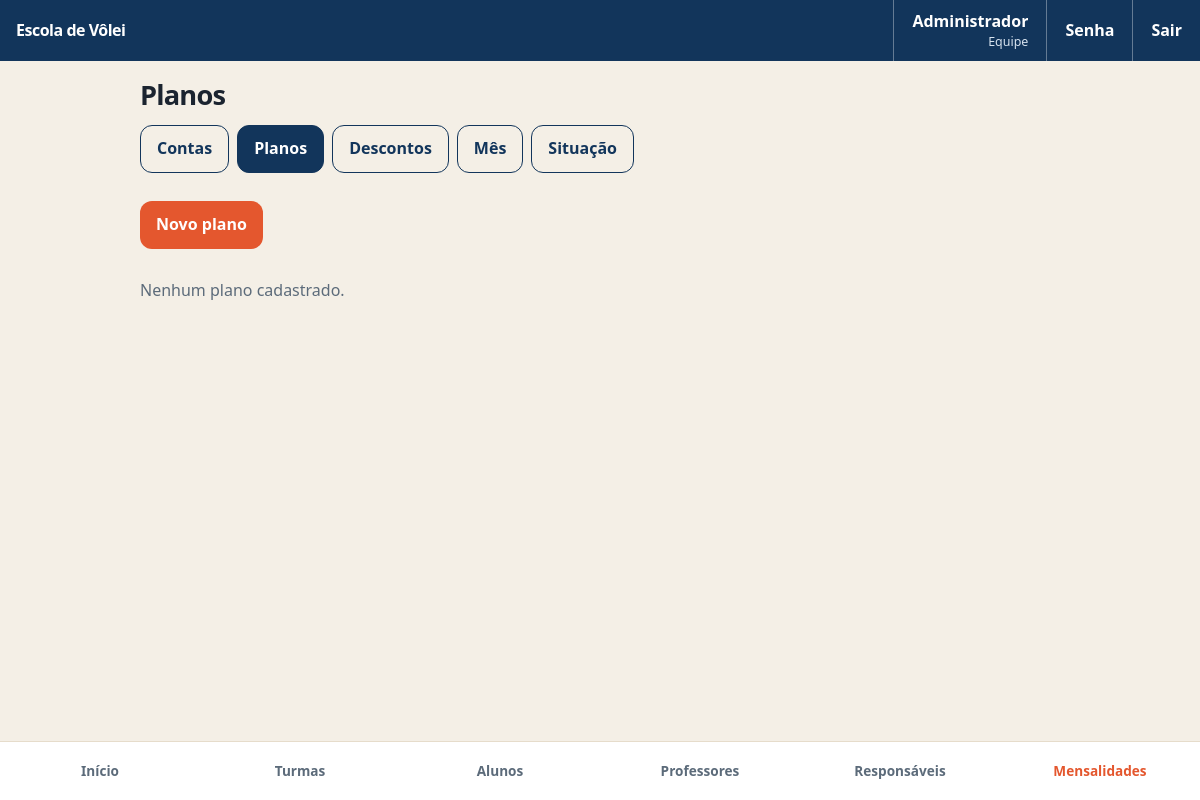
/mensalidades/planos (signed in), run on an earlier commit of the app's database.
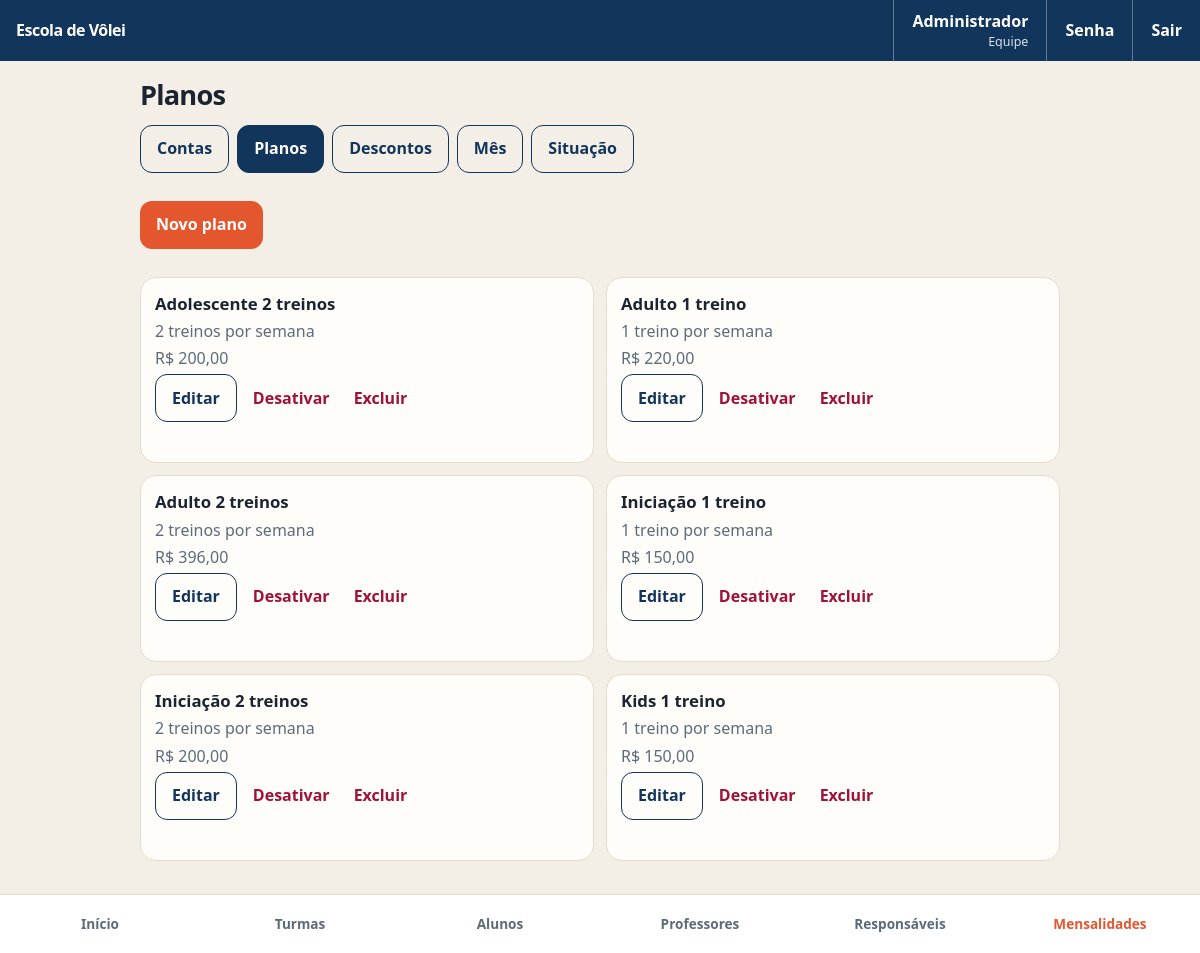
And on a later commit of the database.
### tables this page shows
CREATE TABLE usuarios (
  id INT UNSIGNED AUTO_INCREMENT PRIMARY KEY,
  nome VARCHAR(120) NOT NULL,
  email VARCHAR(180) NOT NULL,
  senha_hash VARCHAR(255) NOT NULL,
  papel ENUM('equipe', 'responsavel', 'professor', 'aluno') NOT NULL,
  ativo TINYINT(1) NOT NULL DEFAULT 1,
  criado_em TIMESTAMP NOT NULL DEFAULT CURRENT_TIMESTAMP,
  atualizado_em TIMESTAMP NOT NULL DEFAULT CURRENT_TIMESTAMP ON UPDATE CURRENT_TIMESTAMP,
  UNIQUE KEY uq_usuarios_email (email)
);

CREATE TABLE planos (
  id INT UNSIGNED AUTO_INCREMENT PRIMARY KEY,
  nome VARCHAR(80) NOT NULL,
  treinos_semana TINYINT UNSIGNED NOT NULL,
  valor_centavos INT UNSIGNED NOT NULL,
  desconto_inicial DECIMAL(5,2) NULL,
  desconto_meses TINYINT UNSIGNED NULL,
  ativo TINYINT(1) NOT NULL DEFAULT 1,
  criado_em TIMESTAMP NOT NULL DEFAULT CURRENT_TIMESTAMP,
  atualizado_em TIMESTAMP NOT NULL DEFAULT CURRENT_TIMESTAMP ON UPDATE CURRENT_TIMESTAMP,
  CONSTRAINT ck_planos_treinos CHECK (treinos_semana BETWEEN 1 AND 7),
  CONSTRAINT ck_planos_valor CHECK (valor_centavos >= 0),
  CONSTRAINT ck_planos_desconto CHECK (
    (desconto_inicial IS NULL AND desconto_meses IS NULL)
    OR (desconto_inicial > 0 AND desconto_inicial <= 100 AND desconto_meses BETWEEN 1 AND 36)
  )
);

### src/helpers.php (called while the page is built, shortened)
<?php
function db(): PDO
{
    static $pdo = null;
    if ($pdo instanceof PDO) {
        return $pdo;
    }
    $c = require dirname(__DIR__) . '/config/database.php';
    $dsn = sprintf(
        'mysql:host=%s;port=%d;dbname=%s;charset=%s',
        $c['host'],
        $c['port'],
        $c['name'],
        $c['charset']
    );
    try {
        $pdo = new PDO($dsn, $c['user'], $c['pass'], [
            PDO::ATTR_ERRMODE => PDO::ERRMODE_EXCEPTION,
            PDO::ATTR_DEFAULT_FETCH_MODE => PDO::FETCH_ASSOC,
            PDO::ATTR_EMULATE_PREPARES => false,
        ]);
        $pdo->exec("SET time_zone = '-03:00'");
    } catch (PDOException $e) {
        error_log($e->getMessage());
        http_response_code(500);
        exit('Não foi possível conectar ao banco volei. Importe database/schema.sql no MariaDB.');
    }
    return $pdo;
}
function q(string $sql, array $params = []): array
{
    $st = db()->prepare($sql);
    $st->execute($params);
    return $st->fetchAll();
}
function q1(string $sql, array $params = []): ?array
{
    $st = db()->prepare($sql);
    $st->execute($params);
    $row = $st->fetch();
    return $row === false ? null : $row;
}
function base_path(): string
{
    $base = str_replace('\\', '/', dirname($_SERVER['SCRIPT_NAME'] ?? ''));
    $base = rtrim($base, '/');
    if ($base === '/' || $base === '.' || $base === '') {
        return '';
    }
    return $base;
}
function url(string $path = '/'): string
{
    $path = '/' . ltrim($path, '/');
    $full = base_path() . ($path === '/' ? '/' : $path);
    $partes = explode('/', $full);
    $partes = array_map(static fn (string $parte): string => rawurlencode($parte), $partes);
    $montada = implode('/', $partes);
    return $montada === '' ? '/' : $montada;
}
function request_path(): string
{
    $uri = parse_url($_SERVER['REQUEST_URI'] ?? '/', PHP_URL_PATH);
    $uri = rawurldecode(is_string($uri) ? $uri : '/');
    $base = base_path();
    $uri = '/' . trim($uri, '/');
    return $uri;
}
function e(?string $valor): string
{
    return htmlspecialchars((string) $valor, ENT_QUOTES, 'UTF-8');
}
function pull_flash(): ?array
{
    if (empty($_SESSION['flash']) || !is_array($_SESSION['flash'])) {
        return null;
    }
    $flash = $_SESSION['flash'];
    return $flash;
}
function render(string $view, array $data = [], bool $publico = false): void
{
    $data['publico'] = $publico;
    $data['usuario'] ??= Auth::usuario();
    $data['flash'] ??= pull_flash();
    $data['titulo'] ??= 'Escola de Vôlei';
    extract($data, EXTR_SKIP);
    require dirname(__DIR__) . '/views/' . $view . '.php';
    $conteudo = ob_get_clean();
    require dirname(__DIR__) . '/views/layout.php';
}
function parte(string $nome, array $data = []): void
{
    extract($data, EXTR_SKIP);
    require dirname(__DIR__) . '/views/partes/' . $nome . '.php';
}
function require_login(): array
{
    $usuario = Auth::usuario();
    return $usuario;
}
function require_papel(string ...$papeis): array
{
    $usuario = require_login();
    return $usuario;
}
function nav_ativo(string $href): bool
{
    $atual = request_path();
    if ($href === '/') {
        return $atual === '/';
    }
    return $atual === $href || str_starts_with($atual, $href . '/');
}
function papel_label(string $papel): string
{
    return match ($papel) {
        'equipe' => 'Equipe',
        'responsavel' => 'Responsável',
        'professor' => 'Professor',
        'aluno' => 'Aluno',
        default => $papel,
    };
}
function formatar_centavos(int $centavos): string
{
    $negativo = $centavos < 0;
    $centavos = abs($centavos);
    $reais = number_format(intdiv($centavos, 100), 0, '', '.');
    return ($negativo ? '-' : '') . 'R$ ' . $reais . ',' . sprintf('%02d', $centavos % 100);
}

### src/controllers/mensalidades.php (called while the page is built, shortened)
<?php
function planos_listar(): void
{
    require_papel('equipe');
    render('mensalidades/planos', [
        'titulo' => 'Planos',
        'planos' => planos_todos(),
        'avisos' => avisos_desconto_inicial(),
    ]);
}

### index.php (called while the page is built, shortened)
<?php
require __DIR__ . '/src/bootstrap.php';
require __DIR__ . '/src/routes.php';
despachar();

### src/Auth.php (called while the page is built, shortened)
<?php
final class Auth
{
    private static bool $resolvido = false;
    private static ?array $usuario = null;
    public static function usuario(): ?array
    {
        if (self::$resolvido) {
            return self::$usuario;
        }
        self::$resolvido = true;
        $id = $_SESSION['usuario_id'] ?? null;
        $usuario = q1(
            'SELECT id, nome, email, papel, ativo FROM usuarios WHERE id = ?',
            [(int) $id]
        );
        self::$usuario = $usuario;
        return $usuario;
    }
}

### src/regras.php (called while the page is built, shortened)
<?php
function planos_todos(): array
{
    return q(
        'SELECT id, nome, treinos_semana, valor_centavos, desconto_inicial, desconto_meses, ativo
         FROM planos
         ORDER BY ativo DESC, nome'
    );
}

### views/mensalidades/planos.php (the view, shortened to what this page needs)
<h1>Planos</h1>
<?php parte('menu_mensalidades'); ?>
<div class="linha-acoes">
    <a class="btn btn-linha" href="<?= e(url('/mensalidades/planos/novo')) ?>">Novo plano</a>
</div>
<?php if ($planos === []): ?>
    <p class="vazio">Nenhum plano cadastrado.</p>
<?php else: ?>
    <div class="lista">
        <?php foreach ($planos as $plano): ?>
            <article class="cartao">
                <strong><?= e($plano['nome']) ?></strong>
                <span><?= (int) $plano['treinos_semana'] ?> <?= (int) $plano['treinos_semana'] === 1 ? 'treino por semana' : 'treinos por semana' ?></span>
                <span><?= e(formatar_centavos((int) $plano['valor_centavos'])) ?></span>
                <div class="linha-acoes">
                    <a class="btn btn-secundario btn-linha" href="<?= e(url('/mensalidades/planos/' . $plano['id'] . '/editar')) ?>">Editar</a>
                    <form method="post" action="<?= e(url('/mensalidades/planos/' . $plano['id'] . '/ativo')) ?>">
                        <button class="btn-perigo" type="submit"><?= (int) $plano['ativo'] ? 'Desativar' : 'Reativar' ?></button>
                    </form>
                    <form method="post" action="<?= e(url('/mensalidades/planos/' . $plano['id'] . '/excluir')) ?>" onsubmit="return confirm('Excluir este plano?');">
                        <button class="btn-perigo" type="submit">Excluir</button>
                    </form>
                </div>
            </article>
        <?php endforeach; ?>
    </div>
<?php endif; ?>

### views/partes/menu_mensalidades.php
<?php
$atualMenu = request_path();
$itensMenu = [
    ['/mensalidades', 'Contas'],
    ['/mensalidades/planos', 'Planos'],
    ['/mensalidades/descontos', 'Descontos'],
    ['/mensalidades/mes', 'Mês'],
    ['/mensalidades/situacao', 'Situação'],
];
?>
<div class="linha-acoes">
    <?php foreach ($itensMenu as [$href, $rotulo]): ?>
        <?php $marcado = $href === '/mensalidades' ? $atualMenu === '/mensalidades' : str_starts_with($atualMenu, $href); ?>
        <a class="btn btn-secundario btn-linha" href="<?= e(url($href)) ?>"<?= $marcado ? ' aria-current="page"' : '' ?>><?= e($rotulo) ?></a>
    <?php endforeach; ?>
</div>

### src/routes.php (shortened to what this page needs)
<?php
require __DIR__ . '/controllers/auth.php';
require __DIR__ . '/controllers/mensalidades.php';
function despachar(): void
{
    $metodo = $_SERVER['REQUEST_METHOD'] ?? 'GET';
    $caminho = request_path();
    foreach ($rotas as [$metodoRota, $padrao, $acao]) {
        if ($metodoRota === $metodo && preg_match($padrao, $caminho, $params)) {
            array_shift($params);
            $acao(...$params);
            return;
        }
    }
}

### views/layout.php (shortened to what this page needs)
<!DOCTYPE html>
<html lang="pt-BR">
<head>
    <link rel="stylesheet" href="<?= e(url('/assets/css/app.css')) ?>?v=<?= (int) @filemtime(__DIR__ . '/../assets/css/app.css') ?>">
</head>
<body class="<?= !empty($publico) ? 'publico' : 'app' ?>">
<?php if (!empty($publico)): ?>
    <main class="miolo miolo-publico">
        <?= $conteudo ?>
    </main>
<?php else: ?>
    <header class="topo">
        <a class="marca-topo" href="<?= e(url('/')) ?>">Escola de Vôlei</a>
        <?php if (!empty($usuario)): ?>
            <div class="topo-acoes">
                <p class="quem">
                    <strong><?= e($usuario['nome']) ?></strong>
                    <span><?= e(papel_label($usuario['papel'])) ?></span>
                </p>
                <?php if ($usuario['papel'] === 'equipe'): ?>
                    <a class="link-topo" href="<?= e(url('/senha')) ?>">Senha</a>
                <?php endif; ?>
                <form class="topo-sair" method="post" action="<?= e(url('/sair')) ?>">
                    <button class="link-topo botao-link" type="submit">Sair</button>
                </form>
            </div>
        <?php endif; ?>
    </header>
    <main class="miolo">
        <?= $conteudo ?>
    </main>
    <?php if (!empty($usuario)): ?>
        <nav class="nav" aria-label="Principal">
            <?php
            if ($usuario['papel'] === 'equipe') {
                $itens = [['/', 'Início'], ['/turmas', 'Turmas'], ['/alunos', 'Alunos'], ['/professores', 'Professores'], ['/responsaveis', 'Responsáveis'], ['/mensalidades', 'Mensalidades']];
            } elseif ($usuario['papel'] === 'professor') {
                $itens = [['/', 'Início'], ['/senha', 'Senha']];
            } else {
                $itens = [['/', 'Início'], ['/pagamentos', 'Pagamentos'], ['/senha', 'Senha']];
            }
            foreach ($itens as [$href, $rotulo]):
            ?>
                <a href="<?= e(url($href)) ?>"<?= nav_ativo($href) ? ' aria-current="page"' : '' ?>><?= e($rotulo) ?></a>
            <?php endforeach; ?>
        </nav>
    <?php endif; ?>
<?php endif; ?>
</body>
</html>

### assets/css/app.css (style rules this page uses)
:root { color-scheme: light; --navy: #12355b; --ink: #1b2430; --muted: #5c6b7a; --sand: #f4efe6; --card: #fffdf9; --line: #e6dccb; --orange: #e4572e; --orange-dark: #c2410c; --ok: #166534; --ok-bg: #e8f6ee; --erro: #9f1239; --erro-bg: #fde8ee; --selo: #9a3412; --selo-bg: #ffedd5; }
* { box-sizing: border-box; }
html, body { margin: 0; padding: 0; }
body { font-family: "Segoe UI", "Helvetica Neue", sans-serif; color: var(--ink); background: var(--sand); line-height: 1.45; }
body.app { padding-bottom: 92px; }
a { color: var(--navy); }
h1 { margin: 0 0 14px; font-size: 1.7rem; letter-spacing: -0.03em; line-height: 1.15; }
.topo { position: sticky; top: 0; z-index: 5; display: flex; justify-content: space-between; gap: 16px; align-items: stretch; padding: 0 0 0 16px; background: var(--navy); color: #fff; }
.marca-topo { display: flex; align-items: center; color: #fff; font-weight: 800; text-decoration: none; letter-spacing: -0.03em; padding: 14px 0; }
.topo-acoes { display: flex; align-items: stretch; gap: 0; min-width: 0; }
.quem { display: flex; flex-direction: column; justify-content: center; margin: 0; min-width: 0; text-align: right; padding: 10px 18px; border-left: 1px solid rgba(255, 255, 255, 0.35); }
.quem strong, .quem span { display: block; overflow: hidden; text-overflow: ellipsis; white-space: nowrap; max-width: 42vw; }
.quem span { color: #d6e2ee; font-size: 0.78rem; }
.topo-sair { display: flex; align-items: stretch; margin: 0; }
.link-topo, .botao-link { display: flex; align-items: center; color: #fff; background: transparent; border: 0; border-left: 1px solid rgba(255, 255, 255, 0.35); font: inherit; font-weight: 700; text-decoration: none; min-height: 52px; padding: 0 18px; cursor: pointer; }
.miolo { width: min(920px, calc(100% - 28px)); margin: 18px auto 0; }
.btn, .btn-secundario, .btn-perigo { display: inline-flex; align-items: center; justify-content: center; min-height: 48px; padding: 0 16px; border-radius: 12px; font: inherit; font-weight: 800; text-decoration: none; cursor: pointer; width: 100%; }
.btn { background: var(--orange); color: #fff; border: 0; }
.btn-secundario { background: transparent; color: var(--navy); border: 1.5px solid var(--navy); }
.btn-perigo { width: auto; background: transparent; color: var(--erro); border: 0; padding: 0 8px; }
.btn-linha { width: auto; margin-bottom: 14px; }
.linha-acoes { display: flex; flex-wrap: wrap; gap: 8px; margin-bottom: 14px; }
.linha-acoes .btn, .linha-acoes .btn-secundario { width: auto; }
.lista { display: grid; gap: 12px; }
.cartao, .bloco { background: var(--card); border: 1px solid var(--line); border-radius: 16px; padding: 14px 14px 12px; }
.cartao { display: grid; gap: 4px; align-content: start; }
.cartao strong { font-size: 1.05rem; }
.cartao span, .estado, .vazio { color: var(--muted); }
.nav { position: fixed; left: 0; right: 0; bottom: 0; z-index: 6; display: flex; background: #fff; border-top: 1px solid var(--line); padding-bottom: env(safe-area-inset-bottom); }
.nav a { flex: 1; min-height: 58px; display: flex; align-items: center; justify-content: center; padding: 8px 4px; text-align: center; text-decoration: none; color: var(--muted); font-size: 0.72rem; font-weight: 800; line-height: 1.15; }
.nav a[aria-current="page"] { color: var(--orange); }
.linha-acoes a[aria-current="page"] { background: var(--navy); color: #fff; }
@media (min-width: 800px) { .lista { grid-template-columns: 1fr 1fr; } }
@media (min-width: 800px) { .nav a { font-size: 0.85rem; } }

What changed in the data, as far as the page shows it:
added planos: nome "Adolescente 2 treinos", treinos_semana "2", shows "treinos por semana", valor_centavos "R$ 200,00", ativo "Desativar"
added planos: nome "Adulto 1 treino", treinos_semana "1", shows "treino por semana", valor_centavos "R$ 220,00", ativo "Desativar"
added planos: nome "Adulto 2 treinos", treinos_semana "2", shows "treinos por semana", valor_centavos "R$ 396,00", ativo "Desativar"
added planos: nome "Iniciação 1 treino", treinos_semana "1", shows "treino por semana", valor_centavos "R$ 150,00", ativo "Desativar"
added planos: nome "Iniciação 2 treinos", treinos_semana "2", shows "treinos por semana", valor_centavos "R$ 200,00", ativo "Desativar"
added planos: nome "Kids 1 treino", treinos_semana "1", shows "treino por semana", valor_centavos "R$ 150,00", ativo "Desativar"
Also different on the page:
list line gone: "Nenhum plano cadastrado."
